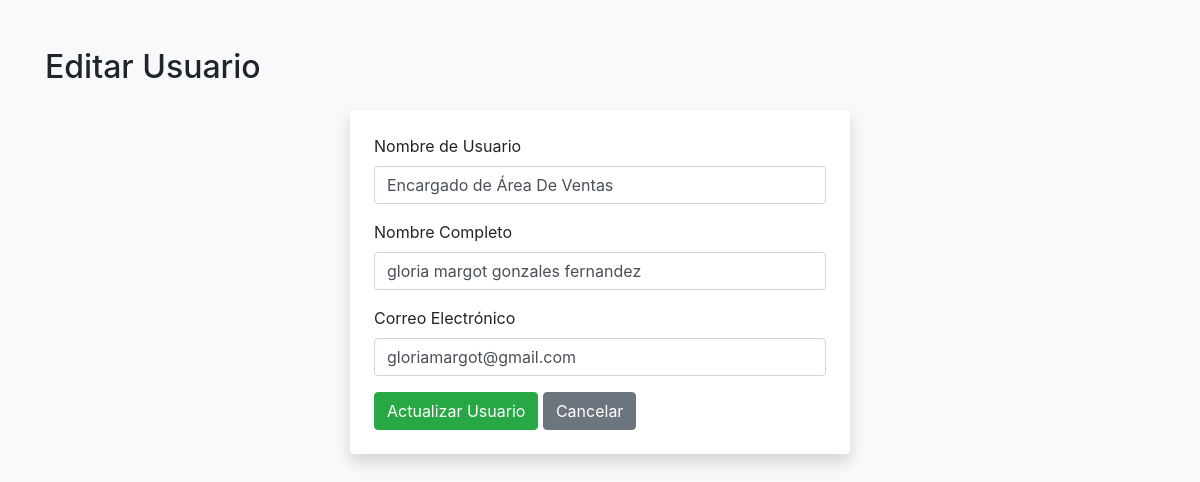
The page /edit_user.php?username=Encargado+de+Área+De+Ventas (signed in) on the database its author committed.
### tables this page shows
CREATE TABLE `usuarios` (
  `id` int NOT NULL AUTO_INCREMENT,
  `username` varchar(50) NOT NULL,
  `nombre` varchar(100) NOT NULL,
  `email` varchar(100) NOT NULL,
  `password` varchar(255) NOT NULL,
  `rol_id` int DEFAULT NULL,
  PRIMARY KEY (`id`),
  UNIQUE KEY `username` (`username`),
  UNIQUE KEY `email` (`email`),
  KEY `fk_usuarios_roles` (`rol_id`),
  CONSTRAINT `fk_usuarios_roles` FOREIGN KEY (`rol_id`) REFERENCES `roles` (`id`)
);

### edit_user.php (the view, shortened to what this page needs)
<?php
include('db.php');
if (isset($_GET['username'])) {
    $username = mysqli_real_escape_string($conn, $_GET['username']);
    $sql = "SELECT username, nombre, email FROM usuarios WHERE username = '$username'";
    $result = mysqli_query($conn, $sql);
    $user = mysqli_fetch_assoc($result);
} else {
    echo "No se ha especificado el usuario.";
    exit();
}
?>
<!DOCTYPE html>
<html lang="es">
<head>
    <link href="https://stackpath.bootstrapcdn.com/bootstrap/4.5.2/css/bootstrap.min.css" rel="stylesheet">
</head>
<body class="bg-light">
    <div class="container mt-5">
        <h2>Editar Usuario</h2>
        <form action="edit_user.php?username=<?php echo $username; ?>" method="POST" class="mx-auto mt-4 p-4 bg-white shadow rounded" style="max-width: 500px;">
            <div class="form-group">
                <label for="username">Nombre de Usuario</label>
                <input type="text" class="form-control" name="username" value="<?php echo htmlspecialchars($user['username']); ?>" required>
            </div>
            <div class="form-group">
                <label for="nombre">Nombre Completo</label>
                <input type="text" class="form-control" name="nombre" value="<?php echo htmlspecialchars($user['nombre']); ?>" required>
            </div>
            <div class="form-group">
                <label for="email">Correo Electrónico</label>
                <input type="email" class="form-control" name="email" value="<?php echo htmlspecialchars($user['email']); ?>" required>
            </div>
            <button type="submit" class="btn btn-success">Actualizar Usuario</button>
            <a href="view_users.php" class="btn btn-secondary">Cancelar</a>
        </form>
    </div>
</body>
</html>

### rows shown on the page
usuarios: username "Encargado de Área De Ventas", nombre "gloria margot gonzales fernandez", email "gloriamargot@gmail.com"
